Frame 1 (no input): blank canvas, image omitted
Frame 60 (no input): blank canvas, image omitted
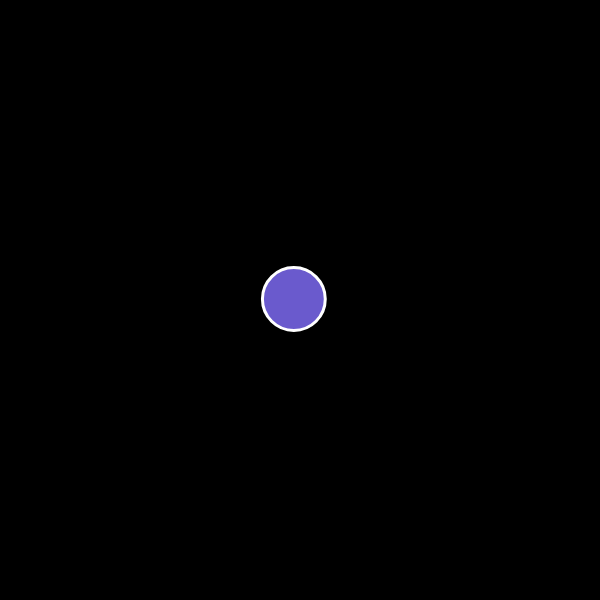
Frame 120 (the mouse pressed at the canvas centre since frame 60)

The p5.js sketch whose frames 1 and 60 were blank and that drew this single picture after the mouse press (run headless with seeded random() and noise() and a simulated clock; from frame 60 on, the mouse is pressed at the canvas centre):

// p5.js sketch
// ── sketch.js
let bubbles = [];
let b;
let bubble;


function setup(){
	createCanvas(600,600);

}


function draw(){
	background(0);
	for (bubble of bubbles){
		bubble.show();
		bubble.update();
		if (bubble.contains(mouseX, mouseY)){
			bubble.changeColor('slateblue');
		} else {
			bubble.changeColor(0);
		}
	}
}

function mousePressed(){
	let r = random(10, 40);
	b = new Bubble(mouseX, mouseY, r);
	bubbles.push(b);
}
// ── bubble.html
<!DOCTYPE html>
<html lang="en">
<head>
	<meta charset="UTF-8">
	<title>Bubbles</title>
</head>
<body>

	<!-- <script src="https://cdnjs.cloudflare.com/ajax/libs/p5.js/0.9.0/addons/p5.dom.min.js"></script> -->
	<script src="https://cdnjs.cloudflare.com/ajax/libs/p5.js/0.9.0/p5.min.js"></script>
	<script src="./sketch.js"></script>
	<script src="./bubble.js"></script>

</body>
</html>
// ── bubble.js
class Bubble{

	constructor(x, y, r){
		this.x = x;
		this.y = y;
		this.r = r;
		this.color = 0;

	}

	show(){
		fill(this.color);
		stroke(255);
		strokeWeight(3);
		ellipse(this.x, this.y, this.r*2);
	}

	update(){
		this.x += random(-3,3);
		this.y += random(-3,3);
	}

	contains(mx, my){
		let d = dist(mx, my, this.x, this.y);
		return (d < this.r);
	}

	changeColor(colorcito){
		this.color = colorcito;
	}
}
